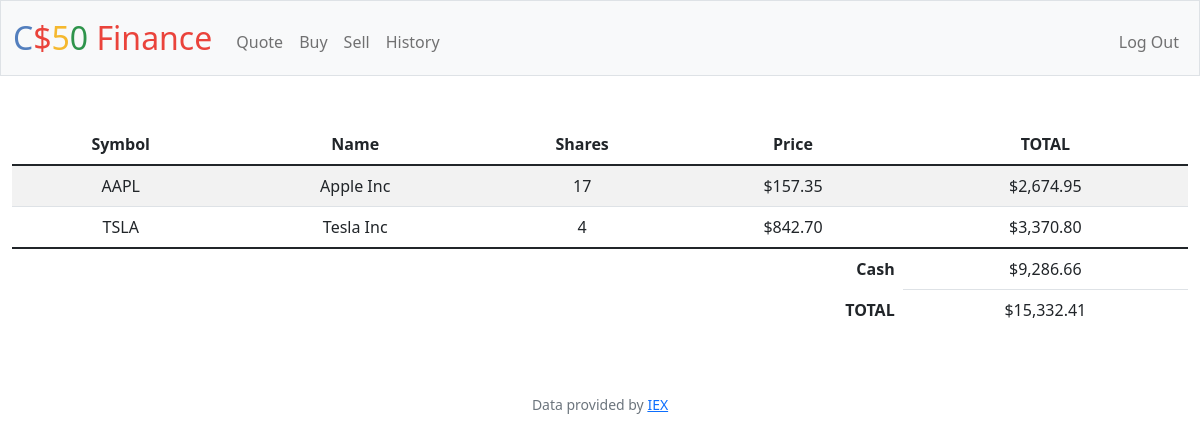
/ (signed in), run on the app's committed database.
### tables this page shows
CREATE TABLE transactions (id INTEGER PRIMARY KEY AUTOINCREMENT,
user_id INTEGER NOT NULL,
name TEXT NOT NULL,
shares INTEGER NOT NULL,
price NUMERIC NOT NULL,
type TEXT NOT NULL,
symbol TEXT NOT NULL,
transacted TIMESTAMP DEFAULT CURRENT_TIMESTAMP,
FOREIGN KEY(user_id) REFERENCES users(id));

CREATE TABLE users (id INTEGER PRIMARY KEY AUTOINCREMENT NOT NULL, username TEXT NOT NULL, hash TEXT NOT NULL, cash NUMERIC NOT NULL DEFAULT 10000.00);

### app.py (the view)
@app.route("/")
@login_required
def index():
    user_id = session["user_id"]
    stocks = db.execute("SELECT symbol, name, SUM(shares) as totalShares, price FROM transactions WHERE user_id = ? GROUP BY symbol", user_id)
    cash = db.execute("SELECT cash FROM users WHERE id = ?", user_id)[0]["cash"]
    total = cash
    for stock in stocks:
        total += stock["totalShares"] * stock["price"]
    return render_template("index.html", stocks = stocks, cash = cash, usd = usd, total = total)

### app.py (called while the page is built)
@app.after_request
def after_request(response):
    response.headers["Cache-Control"] = "no-cache, no-store, must-revalidate"
    response.headers["Expires"] = 0
    response.headers["Pragma"] = "no-cache"
    return response

### helpers.py (called while the page is built)
def login_required(f):
    @wraps(f)
    def decorated_function(*args, **kwargs):
        if session.get("user_id") is None:
            return redirect("/login")
        return f(*args, **kwargs)
    return decorated_function

def usd(value):
    return f"${value:,.2f}"

### templates/index.html (shortened to what this page needs)
{% extends "layout.html" %}
{% block main %}
<table class="table table-striped">
    <thead>
        <tr>
            <th>Symbol</th>
            <th>Name</th>
            <th>Shares</th>
            <th>Price</th>
            <th>TOTAL</th>
        </tr>
    </thead>
   <tbody>
    {% for stock in stocks %}
    <tr>
        <td>{{ stock["symbol"] }}</td>
        <td>{{ stock["name"] }}</td>
        <td>{{ stock["totalShares"] }}</td>
        <td>{{ usd(stock["price"]) }}</td>
        <td>{{ usd(stock["totalShares"] * stock["price"]) }}</td>
    </tr>
    {% endfor %}
    </tbody>
    <tfoot>
        <tr>
            <td class="border-0 fw-bold text-end" colspan="4">Cash</td>
            <td>{{usd(cash)}} </td>
        </tr>
        <tr>
            <td class="border-0 fw-bold text-end" colspan="4">TOTAL</td>
            <td class="border-0 w-bold text-en">{{usd(total)}} </td>
        </tr>
    </tfoot>
</table>
{% endblock %}

### data on the page
transactions: symbol "AAPL", name "Apple Inc", totalShares "17", price "$157.35", totalShares "$2,674.95"
users: cash "$9,286.66"

### other printed values
{{ stock["symbol"] }} "TSLA"
{{ stock["name"] }} "Tesla Inc"
{{ stock["totalShares"] }} "4"
{{ usd(stock["price"]) }} "$842.70"
{{ usd(stock["totalShares"] * stock["price"]) }} "$3,370.80"
{{ usd(total) }} "$15,332.41"
